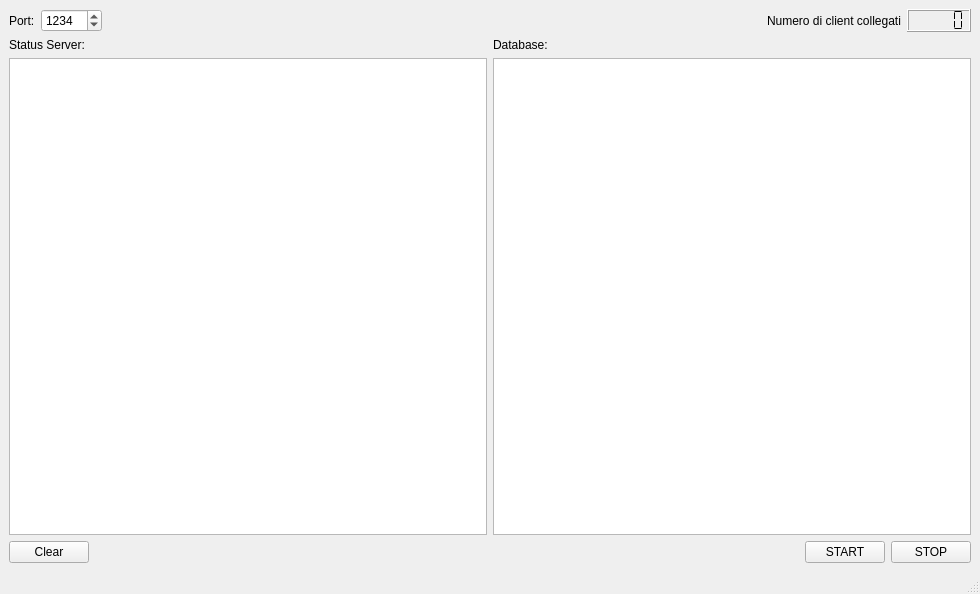
<?xml version="1.0" encoding="UTF-8"?>
<ui version="4.0">
 <class>MainWindow</class>
 <widget class="QMainWindow" name="MainWindow">
  <property name="geometry">
   <rect>
    <x>0</x>
    <y>0</y>
    <width>980</width>
    <height>594</height>
   </rect>
  </property>
  <property name="windowTitle">
   <string>MainWindow</string>
  </property>
  <widget class="QWidget" name="centralwidget">
   <layout class="QVBoxLayout" name="verticalLayout">
    <item>
     <layout class="QHBoxLayout" name="horizontalLayout_5">
      <item>
       <layout class="QHBoxLayout" name="horizontalLayout_4">
        <item>
         <widget class="QLabel" name="port_label">
          <property name="text">
           <string>Port:</string>
          </property>
         </widget>
        </item>
        <item>
         <widget class="QSpinBox" name="nport">
          <property name="minimum">
           <number>1025</number>
          </property>
          <property name="maximum">
           <number>65536</number>
          </property>
          <property name="value">
           <number>1234</number>
          </property>
         </widget>
        </item>
        <item>
         <spacer name="horizontalSpacer_2">
          <property name="orientation">
           <enum>Qt::Horizontal</enum>
          </property>
          <property name="sizeType">
           <enum>QSizePolicy::Expanding</enum>
          </property>
          <property name="sizeHint" stdset="0">
           <size>
            <width>40</width>
            <height>20</height>
           </size>
          </property>
         </spacer>
        </item>
        <item>
         <layout class="QHBoxLayout" name="horizontalLayout">
          <item>
           <widget class="QLabel" name="port_label_2">
            <property name="text">
             <string>Numero di client collegati</string>
            </property>
           </widget>
          </item>
          <item>
           <widget class="QLCDNumber" name="num_client">
            <property name="font">
             <font>
              <weight>75</weight>
              <italic>false</italic>
              <bold>true</bold>
             </font>
            </property>
            <property name="smallDecimalPoint">
             <bool>false</bool>
            </property>
            <property name="digitCount">
             <number>5</number>
            </property>
            <property name="segmentStyle">
             <enum>QLCDNumber::Flat</enum>
            </property>
            <property name="intValue" stdset="0">
             <number>0</number>
            </property>
           </widget>
          </item>
         </layout>
        </item>
       </layout>
      </item>
     </layout>
    </item>
    <item>
     <layout class="QHBoxLayout" name="horizontalLayout_6">
      <item>
       <widget class="QLabel" name="status">
        <property name="text">
         <string>Status Server:</string>
        </property>
       </widget>
      </item>
      <item>
       <widget class="QLabel" name="label">
        <property name="text">
         <string>Database:</string>
        </property>
       </widget>
      </item>
     </layout>
    </item>
    <item>
     <layout class="QHBoxLayout" name="horizontalLayout_3">
      <item>
       <widget class="QPlainTextEdit" name="commet"/>
      </item>
      <item>
       <widget class="QPlainTextEdit" name="commetdb">
        <property name="enabled">
         <bool>true</bool>
        </property>
        <property name="maximumSize">
         <size>
          <width>16777215</width>
          <height>16777215</height>
         </size>
        </property>
       </widget>
      </item>
     </layout>
    </item>
    <item>
     <layout class="QHBoxLayout" name="horizontalLayout_2">
      <item>
       <widget class="QPushButton" name="startserver_2">
        <property name="text">
         <string>Clear</string>
        </property>
       </widget>
      </item>
      <item>
       <spacer name="horizontalSpacer">
        <property name="orientation">
         <enum>Qt::Horizontal</enum>
        </property>
        <property name="sizeHint" stdset="0">
         <size>
          <width>40</width>
          <height>20</height>
         </size>
        </property>
       </spacer>
      </item>
      <item>
       <widget class="QPushButton" name="startserver">
        <property name="text">
         <string>START</string>
        </property>
       </widget>
      </item>
      <item>
       <widget class="QPushButton" name="stopserver">
        <property name="text">
         <string>STOP</string>
        </property>
       </widget>
      </item>
     </layout>
    </item>
   </layout>
  </widget>
  <widget class="QMenuBar" name="menubar">
   <property name="geometry">
    <rect>
     <x>0</x>
     <y>0</y>
     <width>980</width>
     <height>22</height>
    </rect>
   </property>
  </widget>
  <widget class="QStatusBar" name="statusbar"/>
  <action name="actionStatus">
   <property name="text">
    <string>Status</string>
   </property>
  </action>
 </widget>
 <resources/>
 <connections/>
</ui>
